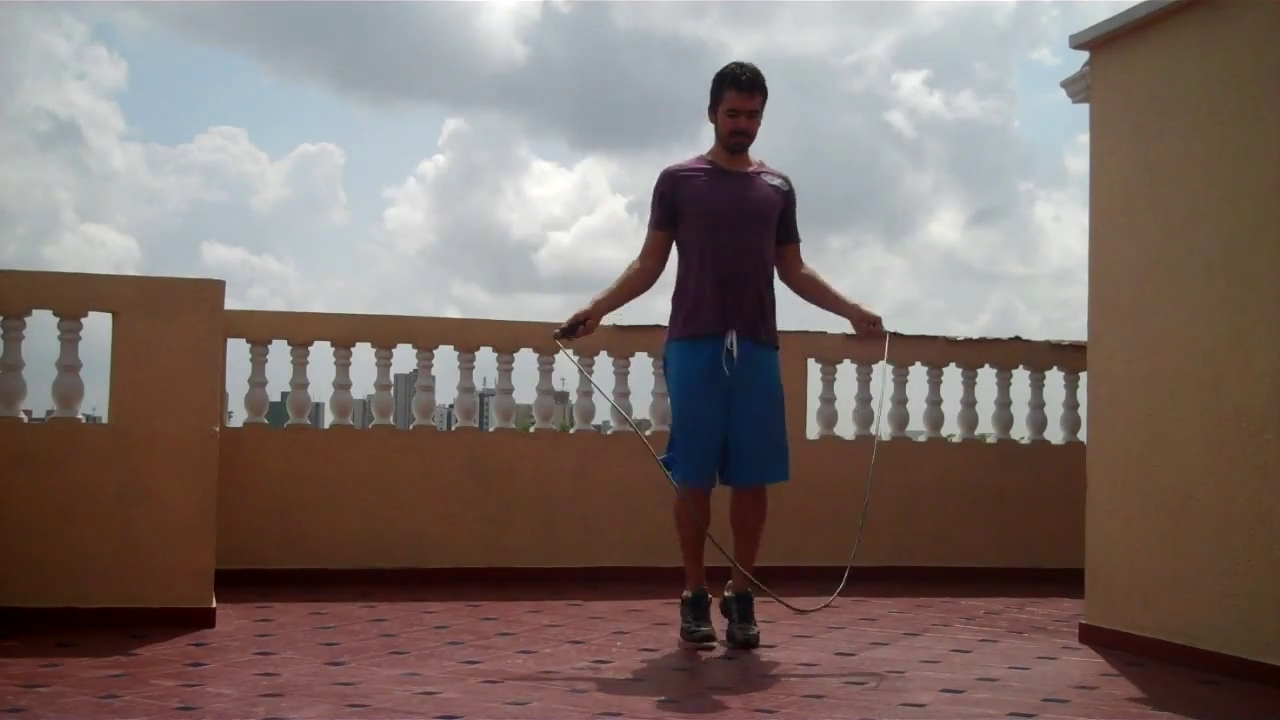
#> input picture sub_set/images/043538940.jpg, 1280 x 720 px, found by its file name
$ python calulating_IOU.py
#> lines starting #> are read from the running program, lines starting #| are printed output that depends on the picture
import math

import cv2
import pyclipper


class Point:

    def __init__(self, x, y):
        self.x = int(x)
        self.y = int(y)


class Rectangle:

    def __init__(self, x, y, w, h, angle):
        self.x = x
        self.y = y
        self.w = w
        self.h = h
        self.angle = angle

    # [30 lines left out: functions draw, rotate_rectangle, not called in this run]

    def get_vertices_points(self):
        x0, y0, width, height, _angle = self.x, self.y, self.w, self.h, self.angle
        b = math.cos(math.radians(_angle)) * 0.5
        a = math.sin(math.radians(_angle)) * 0.5
        pt0 = Point(int(x0 - a * height - b * width), int(y0 + b * height - a * width))
        pt1 = Point(int(x0 + a * height - b * width), int(y0 - b * height - a * width))
        pt2 = Point(int(2 * x0 - pt0.x), int(2 * y0 - pt0.y))
        pt3 = Point(int(2 * x0 - pt1.x), int(2 * y0 - pt1.y))
        pts = [pt0, pt1, pt2, pt3]
        return pts

    def find_intersection_shape_area(self, clip_rectangle, vertices=False):

        point_0_rec1, point_1_rec1, point_2_rec1, point_3_rec1 = self.get_vertices_points()
        point_0_rec2, point_1_rec2, point_2_rec2, point_3_rec2 = clip_rectangle.get_vertices_points()

        subj = (
            ((point_0_rec1.x, point_0_rec1.y), (point_1_rec1.x, point_1_rec1.y), (point_2_rec1.x, point_2_rec1.y),
             (point_3_rec1.x, point_3_rec1.y))
        )

        if len(set(subj)) != 4 or int(self.w) == 0 or int(self.h) == 0 or int(clip_rectangle.w) == 0 or int(
                clip_rectangle.h) == 0:
            if vertices:
                return 0, []
            else:
                return 0

        clip = ((point_0_rec2.x, point_0_rec2.y), (point_1_rec2.x, point_1_rec2.y), (point_2_rec2.x, point_2_rec2.y),
                (point_3_rec2.x, point_3_rec2.y))

        if len(set(clip)) != 4 or check_intersection_is_line(clip_rectangle):
            if vertices:
                return 0, []
            else:
                return 0

        pc = pyclipper.Pyclipper()
        pc.AddPath(clip, pyclipper.PT_CLIP, True)
        pc.AddPath(subj, pyclipper.PT_SUBJECT, True)

        solutions = pc.Execute(pyclipper.CT_INTERSECTION, pyclipper.PFT_NONZERO, pyclipper.PFT_NONZERO)

        if len(solutions) == 0:
            if vertices:
                return 0, []
            else:
                return 0

        solution = solutions[0]

        pts = list(map(lambda i: Point(i[0], i[1]), solution))

        if vertices:
            return self._area(solution), pts

        return self._area(solution)

    # [39 lines left out: function find_union_shape_area, not called in this run]

    # Green's Theorem
    def _area(self, p):
        return 0.5 * abs(sum(x0 * y1 - x1 * y0
                             for ((x0, y0), (x1, y1)) in self._segments(p)))

    def _segments(self, p):
        return zip(p, p[1:] + [p[0]])

    def __str__(self):
        return "Rectangle: x: {}, y: {}, w: {}, h: {}, angle: {}".format(self.x, self.y, self.w, self.h, self.angle)


def draw_polygon(image, pts, colour=(51, 255, 51), thickness=2):
    """
    Draws a rectangle on a given image.

    :param image: What to draw the rectangle on
    :param pts: Array of point objects
    :param colour: Colour of the rectangle edges
    :param thickness: Thickness of the rectangle edges
    :return: Image with a rectangle
    """

    for i in range(0, len(pts)):
        n = (i + 1) if (i + 1) < len(pts) else 0
        cv2.line(image, (pts[i].x, pts[i].y), (pts[n].x, pts[n].y), colour, thickness)

    return image


def intersection_over_union(bbox_ground_truth, bbox_predicted):
    """
    Calculates the area of overlap between the predicted bounding box and
    the ground-truth bounding box, also know as IOU
    :param bbox_ground_truth: YOPO Rectangle Object
    :param bbox_predicted: YOPO Rectangle Object
    :return: Intersection over union value
    """
    try:

        intersection = bbox_ground_truth.find_intersection_shape_area(bbox_predicted, vertices=False)
        union = bbox_ground_truth.find_union_shape_area(bbox_predicted, vertices=False)

    except pyclipper.ClipperException:
        return 0

    if union == 0:
        return 0

    return intersection / union


# [4 lines left out: function show_image, not called in this run]


def check_intersection_is_line(rec):

    """
    :param rec: Rectangle Object
    Checks if Rectangle has a non-zero area, by looking at the x and y point ensuring that at l
    east two points on each axis are different.
    :return: bool: True or False
    """
    point_0_rec2, point_1_rec2, point_2_rec2, point_3_rec2 = rec.get_vertices_points()

    x_axis = (point_0_rec2.x, point_1_rec2.x, point_2_rec2.x, point_3_rec2.x)

    y_axis = (point_0_rec2.y, point_1_rec2.y, point_2_rec2.y, point_3_rec2.y)

    x_axis = set(x_axis)
    y_axis = set(y_axis)

    x_axis_len = len(set(x_axis))
    y_axis_len = len(set(y_axis))

    if y_axis_len <= 1 or x_axis_len <= 1 or int(rec.h) == 0 or int(rec.w) == 0:
        return True
    else:
        return False


if __name__ == "__main__":
    print("Calculate IOU of left-lower-arm")

    netout_rec = Rectangle(646.7366170883179, 212.04363265207837, 0, 1.0475772630980373,
                           0)

    check_intersection_is_line(netout_rec)

    print(check_intersection_is_line(Rectangle(4, 4, 0, 2, 0)))
    print(check_intersection_is_line(Rectangle(4, 4, 2, 0, 0)))
    print(check_intersection_is_line(Rectangle(4, 4, 0, 2, -66)))
    print(check_intersection_is_line(Rectangle(4, 4, 2, 0, 99)))

    img = cv2.imread("/home/richard/git/darkflow/sub_set/images/043538940.jpg")
#> img is the input picture: shape (720, 1280, 3); mean B, G, R 104.8, 109.8, 124.3

    #  Ground Truth - left-lower-arm
    centre_point_x = (1503 + 1553) / 2
    centre_point_y = (817 + 978) / 2
    print("x: {}, y: {}".format(centre_point_x, centre_point_y))
    angle = -72
    width = 50
    height = (978 - 817)

    rec1 = Rectangle(centre_point_x, centre_point_y, width, height, angle)
    # rec1.draw(img, colour=(0, 0, 250))

    # 2nd Rectangle - Predicted Box
    rec2_x = centre_point_x + 25
    rec2_y = centre_point_y + 25
    rec2_w = 50
    rec2_h = height
    rec2_angle = 30
    rec2 = Rectangle(rec2_x, rec2_y, rec2_w, rec2_h, rec2_angle)
    # rec2.draw(img, colour=(0, 0, 255))

    # TODO CLIPPING ERROR!!!
    rec1 = Rectangle(608.5000010899134, 313.0000001192093, 122.99999113075273, 49.99999667005966, -45.331188440322876)
    rec2 = Rectangle(571.423647063119, 313.0299306980201,  1.274746256824555,  3.9270291193666402, -35.68650394678116)
    # rec2 = Rectangle(100, 100, 0, 58.1619032498341, -86.7201919555664)

    # IOU
    # for box 2: 0.6500378368938821
    # GROUND
    # TRUTH
    # ANGLE
    # 96.29394292831421
    # NETWORK
    # ANGLE
    # 0.25280756
    # Ground
    # Truth
    # Rectangle
    # Rectangle: x: 745.0, y: 526.000000834465, w: 136.00000770980955, h: 49.999997442956285, angle: 96.29394292831421
    #
    # Output
    # Network
    # Rectangle
    # Rectangle: x: 695.4430913925171, y: 490.2400955557823, w: 95.81683375372563, h: 52.13581478280169, angle: 91.01072072982788

    # Calculate IOU
    # intersection, shape_vertices = rec1.find_intersection_shape_area(rec2, vertices=True)
    # draw_polygon(img, shape_vertices)

    # union, shape_vertices_union = rec1.find_union_shape_area(rec2, vertices=True)
    # draw_polygon(img, shape_vertices_union, colour=(255, 255, 255))
    draw_polygon(img, rec1.get_vertices_points(), colour=(255, 255, 255))
    draw_polygon(img, rec2.get_vertices_points(), colour=(255, 0, 255))
#> call 2 of draw_polygon, with colour = (255, 0, 255), thickness = 2
#> after the loop in draw_polygon (call 2), `for i in range(0, len(pts)):`:
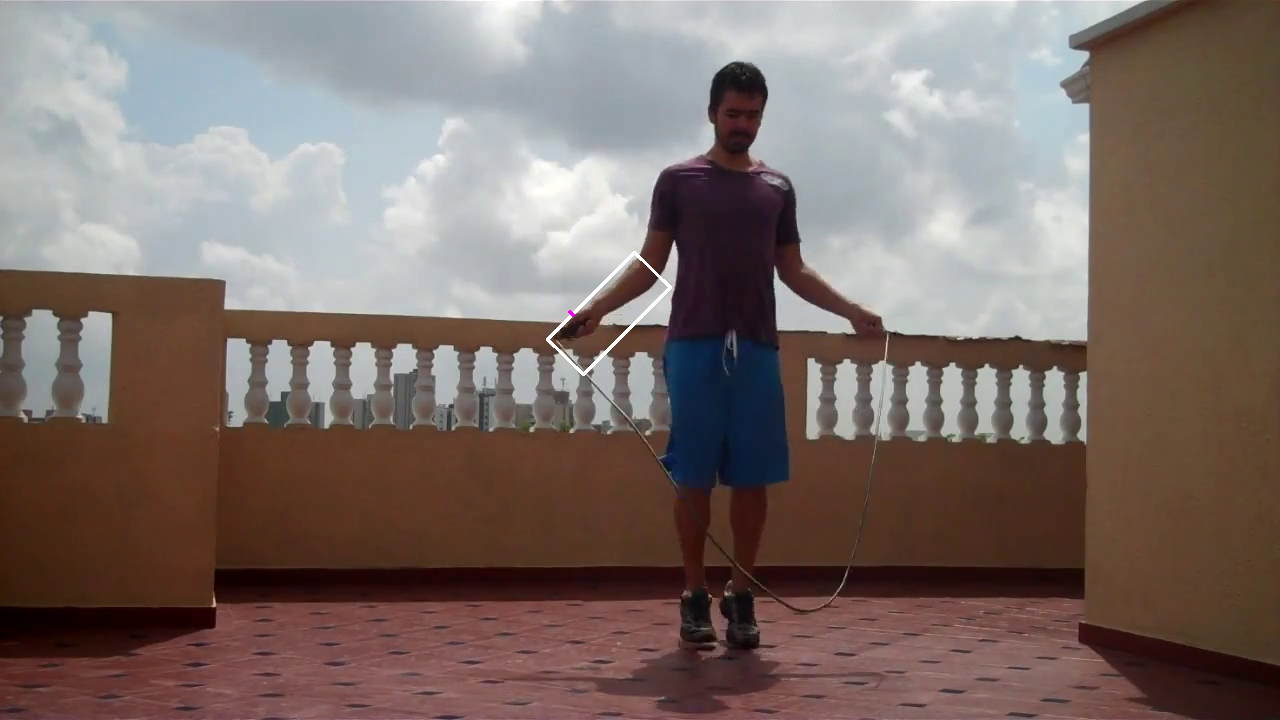
#> image: shape (720, 1280, 3); mean B, G, R 104.9, 109.9, 124.5
    # intersection_shape, points = rec1.find_intersection_shape_area(rec2, True)
    # draw_polygon(img, points, colour=(255, 133, 133))

    iou = intersection_over_union(rec1, rec2)
#> (the run stopped early here; a loop or call above may not have finished)

$ run again, with sub_set/images/000033016.jpg copied over sub_set/images/043538940.jpg
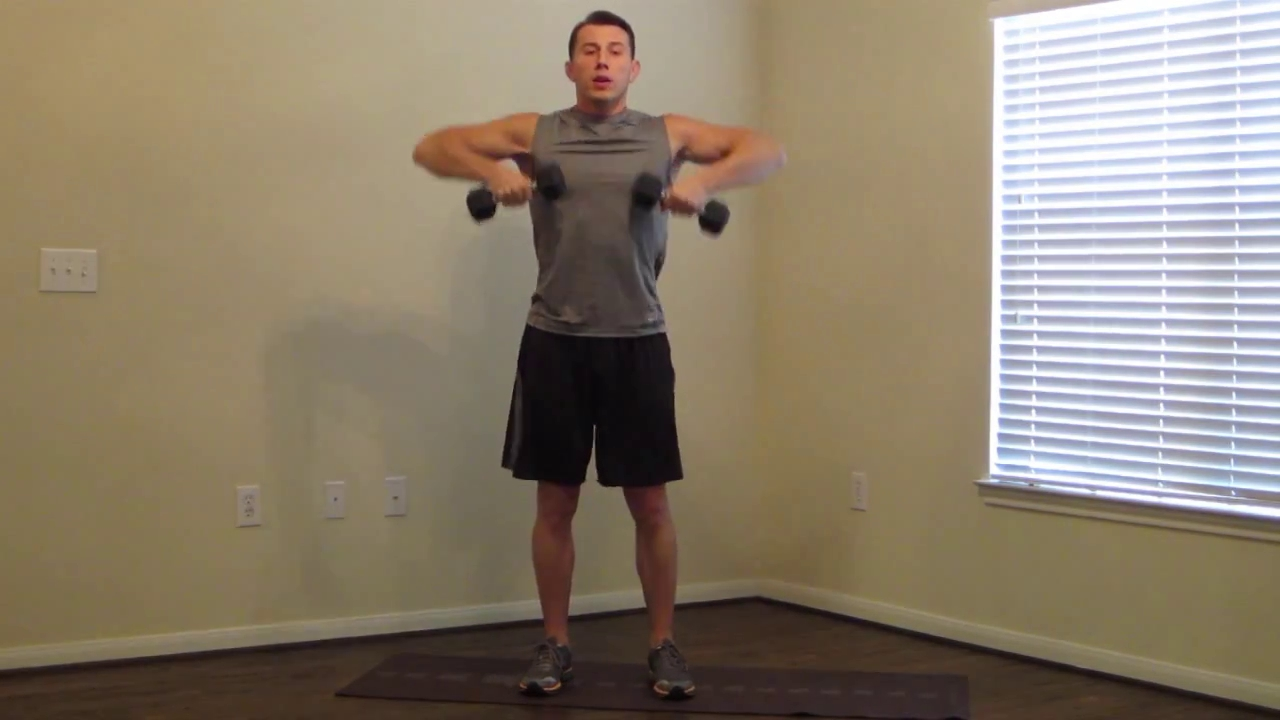
#> input picture sub_set/images/000033016.jpg, 1280 x 720 px, found by its file name
#> img is the input picture: shape (720, 1280, 3); mean B, G, R 108.2, 126.7, 139.3
#> after the loop in draw_polygon (call 2), `for i in range(0, len(pts)):`:
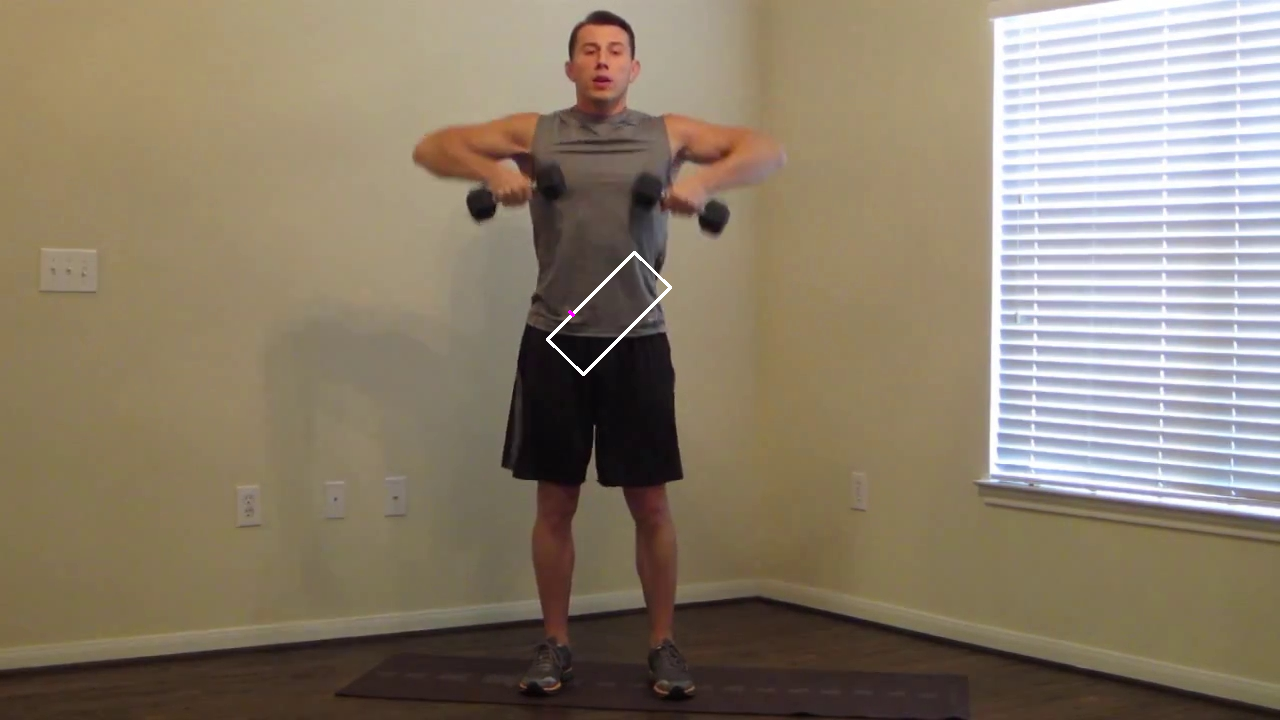
#> image: shape (720, 1280, 3); mean B, G, R 108.5, 126.9, 139.5
